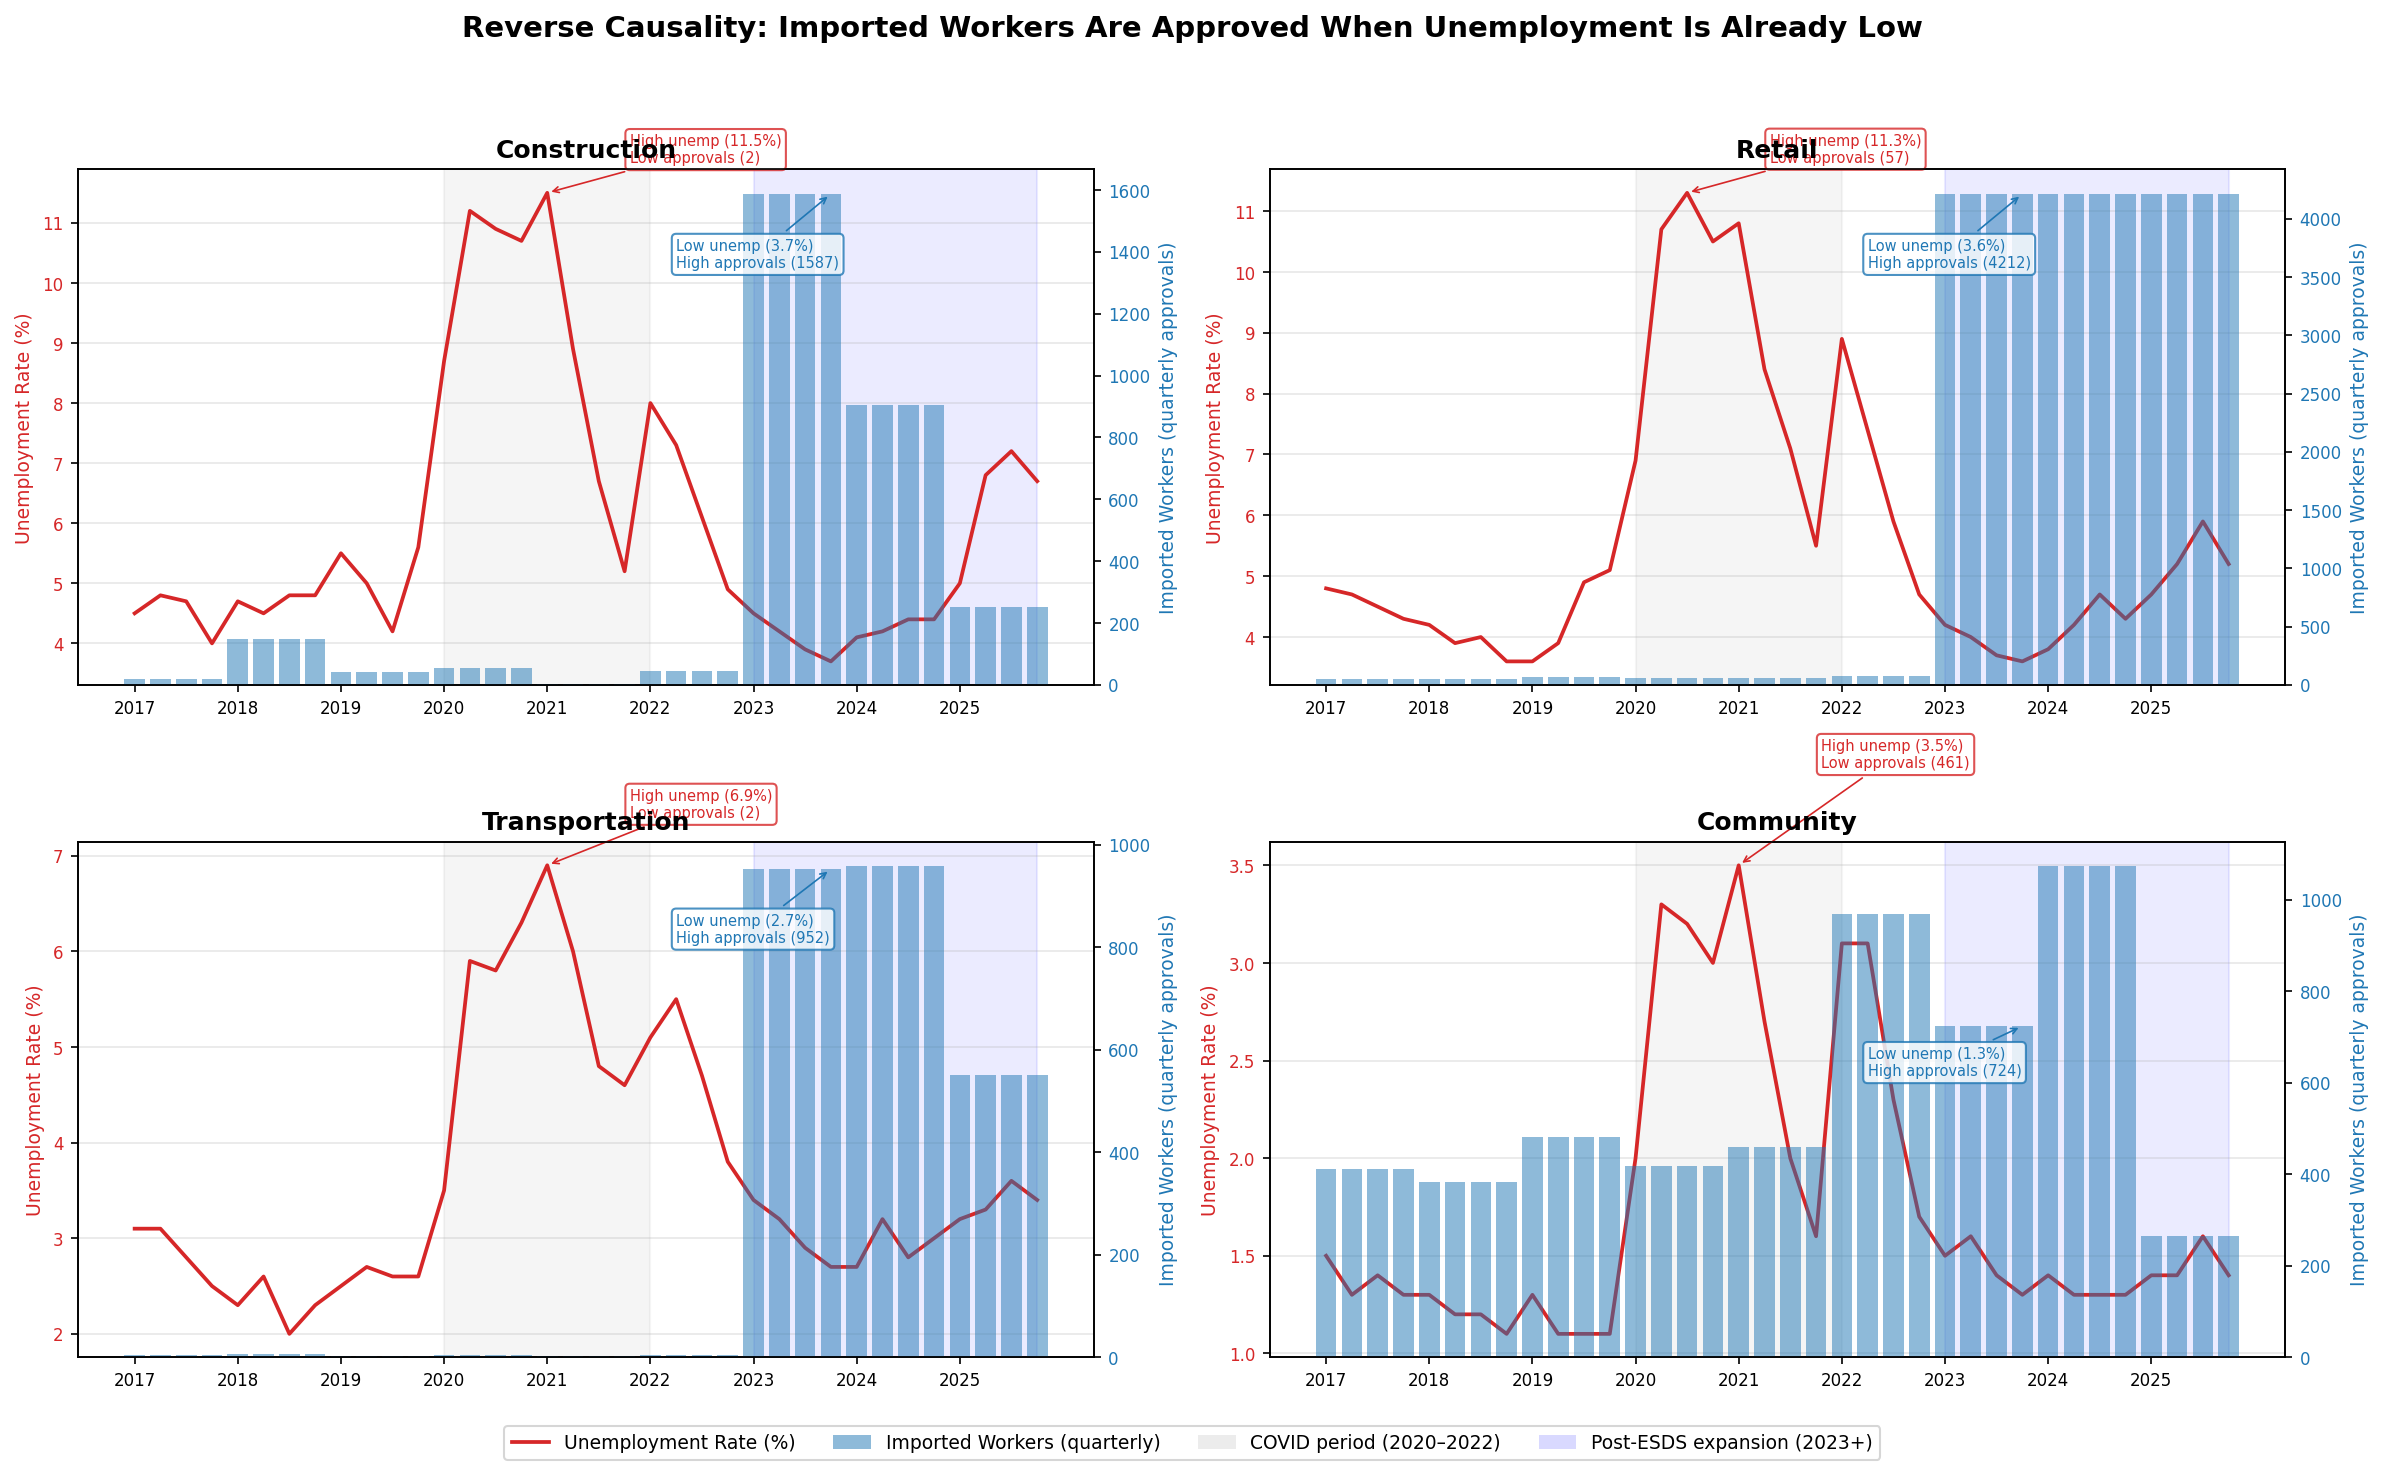

Here is the Python script that generated this plot:
"""
Reverse-Causality Visualisation

Shows that imported-worker approvals are demand-driven: workers are imported
when unemployment is already low (boom), and approvals collapse when
unemployment is high (bust).

Produces a dual-axis time-series plot for each sector with:
    - Left axis:  Unemployment rate (%)
    - Right axis: Imported workers approved (quarterly)

The two series move in opposite directions, illustrating why the naïve
Model 3 gamma1 is negative.
"""

from pathlib import Path
import csv

import matplotlib.pyplot as plt
import matplotlib.ticker as mticker
import numpy as np

BASE_DIR = Path(__file__).resolve().parent
MODEL2_DIR = BASE_DIR.parent / "model_2"

MONTH_TO_Q = {1: 1, 4: 2, 7: 3, 10: 4}

SECTOR_CONFIG = {
    "Construction": {
        "folder": "construction",
        "unemployment_filter": None,
    },
    "Retail": {
        "folder": "retail",
        "unemployment_filter": None,
    },
    "Transportation": {
        "folder": "transportation",
        "unemployment_filter": None,
    },
    "Community": {
        "folder": "community",
        "unemployment_filter": "Public administration, social and personal services",
    },
}


def parse_month_range(value):
    if not value or "/" not in value:
        return None
    try:
        left = value.split("-")[0].strip()
        month_str, year_str = left.split("/")
        month = int(month_str.strip())
        year = int(year_str.strip())
    except (ValueError, IndexError):
        return None
    quarter = MONTH_TO_Q.get(month)
    if quarter is None:
        return None
    return year, quarter


def read_unemployment(folder, industry_filter=None):
    unemployment = {}
    path = MODEL2_DIR / folder / "unemployment_rate.csv"
    with path.open(newline="", encoding="utf-8") as f:
        for row in csv.DictReader(f):
            time_val = (row.get("Time") or "").strip()
            unemp_val = (row.get("Unemployment Rate") or "").strip()
            if not time_val or not unemp_val:
                continue
            if industry_filter is not None:
                industry = (row.get("Detailed previous industry") or "").strip()
                if industry != industry_filter:
                    continue
            key = parse_month_range(time_val)
            if key is None:
                continue
            try:
                unemployment[key] = float(unemp_val)
            except ValueError:
                continue
    return unemployment


def read_imported_workers(folder):
    imported = {}
    path = MODEL2_DIR / folder / "imported_workers.csv"
    with path.open(newline="", encoding="utf-8") as f:
        for row in csv.DictReader(f):
            year_str = (row.get("Year") or "").strip()
            val = (row.get("Number of Imported Workers Approved") or "").strip()
            if not year_str.isdigit() or not val:
                continue
            try:
                quarterly = float(val) / 4.0
            except ValueError:
                continue
            year = int(year_str)
            for q in range(1, 5):
                imported[(year, q)] = quarterly
    return imported


def quarter_to_label(year, quarter):
    return f"{year}\nQ{quarter}" if quarter == 1 else f"Q{quarter}"


def quarter_to_float(year, quarter):
    return year + (quarter - 1) / 4.0


def main():
    fig, axes = plt.subplots(2, 2, figsize=(16, 10))
    fig.suptitle(
        "Reverse Causality: Imported Workers Are Approved When Unemployment Is Already Low",
        fontsize=14,
        fontweight="bold",
        y=0.98,
    )

    colors_unemp = "#d62728"   # red
    colors_import = "#1f77b4"  # blue

    for ax, (sector_name, config) in zip(axes.flat, SECTOR_CONFIG.items()):
        unemployment = read_unemployment(config["folder"], config["unemployment_filter"])
        imported = read_imported_workers(config["folder"])

        common_keys = sorted(set(unemployment) & set(imported))

        x_vals = [quarter_to_float(y, q) for y, q in common_keys]
        unemp_vals = [unemployment[k] for k in common_keys]
        import_vals = [imported[k] for k in common_keys]

        # Left axis: unemployment
        ax.set_title(sector_name, fontsize=12, fontweight="bold")
        ax.plot(x_vals, unemp_vals, color=colors_unemp, linewidth=1.8,
                label="Unemployment Rate (%)", zorder=3)
        ax.set_ylabel("Unemployment Rate (%)", color=colors_unemp, fontsize=9)
        ax.tick_params(axis="y", labelcolor=colors_unemp, labelsize=8)
        ax.set_xlabel("")

        # Shade COVID period
        ax.axvspan(2020.0, 2022.0, alpha=0.08, color="gray", label="COVID period")

        # Shade ESDS period (Enhanced Supplementary Labour Scheme expansion)
        ax.axvspan(2023.0, 2025.75, alpha=0.08, color="blue", label="Post-ESDS expansion")

        # Right axis: imported workers
        ax2 = ax.twinx()
        ax2.bar(x_vals, import_vals, width=0.2, alpha=0.5, color=colors_import,
                label="Imported Workers (quarterly)", zorder=2)
        ax2.set_ylabel("Imported Workers (quarterly approvals)", color=colors_import, fontsize=9)
        ax2.tick_params(axis="y", labelcolor=colors_import, labelsize=8)

        # X ticks: show only Q1 of each year
        all_years = sorted(set(y for y, _ in common_keys))
        tick_positions = [quarter_to_float(y, 1) for y in all_years]
        tick_labels = [str(y) for y in all_years]
        ax.set_xticks(tick_positions)
        ax.set_xticklabels(tick_labels, fontsize=8)

        # Add annotation arrows for key periods
        max_unemp_key = max(common_keys, key=lambda k: unemployment[k])
        min_unemp_key = None
        for k in common_keys:
            if k[0] >= 2023:
                if min_unemp_key is None or unemployment[k] < unemployment[min_unemp_key]:
                    min_unemp_key = k

        # Annotate peak unemployment
        peak_x = quarter_to_float(*max_unemp_key)
        peak_y = unemployment[max_unemp_key]
        peak_iw = imported[max_unemp_key]
        ax.annotate(
            f"High unemp ({peak_y}%)\nLow approvals ({peak_iw:.0f})",
            xy=(peak_x, peak_y),
            xytext=(peak_x + 0.8, peak_y + 0.5),
            fontsize=7,
            color=colors_unemp,
            arrowprops=dict(arrowstyle="->", color=colors_unemp, lw=0.8),
            bbox=dict(boxstyle="round,pad=0.3", fc="white", ec=colors_unemp, alpha=0.8),
        )

        # Annotate boom period with high approvals
        if min_unemp_key is not None:
            boom_x = quarter_to_float(*min_unemp_key)
            boom_y = unemployment[min_unemp_key]
            boom_iw = imported[min_unemp_key]
            ax2.annotate(
                f"Low unemp ({boom_y}%)\nHigh approvals ({boom_iw:.0f})",
                xy=(boom_x, boom_iw),
                xytext=(boom_x - 1.5, boom_iw * 0.85),
                fontsize=7,
                color=colors_import,
                arrowprops=dict(arrowstyle="->", color=colors_import, lw=0.8),
                bbox=dict(boxstyle="round,pad=0.3", fc="white", ec=colors_import, alpha=0.8),
            )

        ax.grid(axis="y", alpha=0.3)

    # Shared legend
    from matplotlib.patches import Patch
    from matplotlib.lines import Line2D
    legend_elements = [
        Line2D([0], [0], color=colors_unemp, lw=1.8, label="Unemployment Rate (%)"),
        Patch(facecolor=colors_import, alpha=0.5, label="Imported Workers (quarterly)"),
        Patch(facecolor="gray", alpha=0.15, label="COVID period (2020–2022)"),
        Patch(facecolor="blue", alpha=0.15, label="Post-ESDS expansion (2023+)"),
    ]
    fig.legend(
        handles=legend_elements,
        loc="lower center",
        ncol=4,
        fontsize=9,
        frameon=True,
        bbox_to_anchor=(0.5, 0.01),
    )

    plt.tight_layout(rect=[0, 0.05, 1, 0.95])

    output_path = BASE_DIR / "plot_reverse_causality.png"
    fig.savefig(output_path, dpi=150, bbox_inches="tight")
    print(f"Saved: {output_path}")
    plt.show()


if __name__ == "__main__":
    main()
